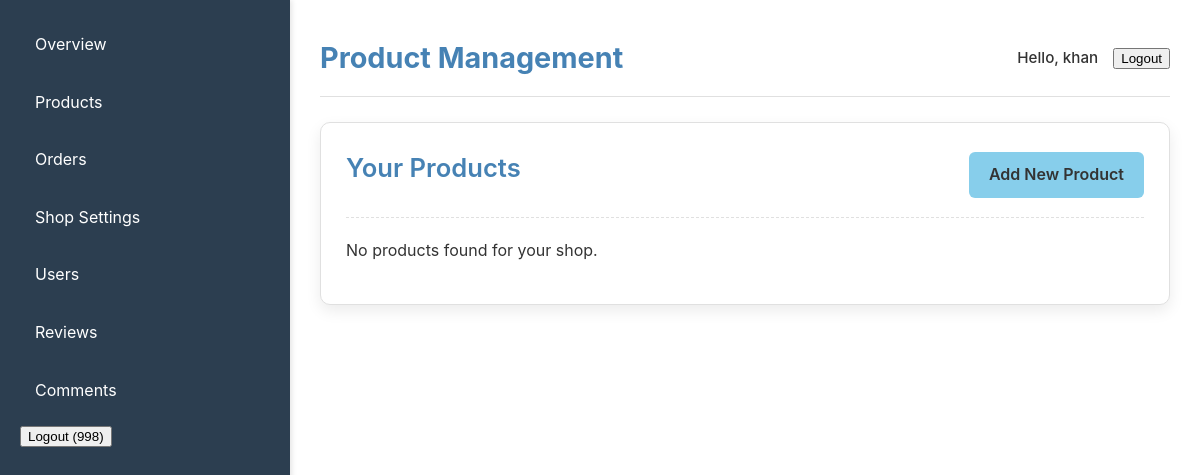
/dashboard/products/ (signed in), run on an earlier commit of the app's database.
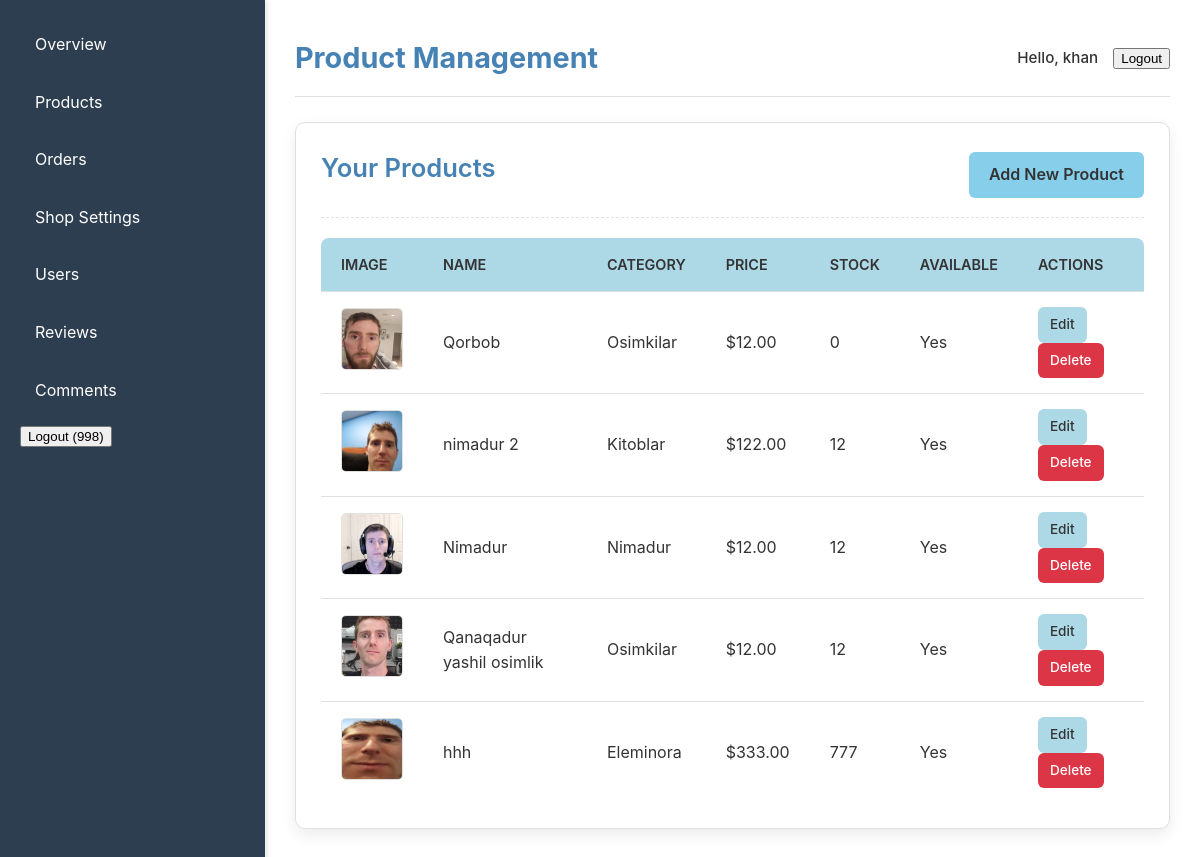
And on a later commit of the database.
### core/models.py (models this page shows, shortened)
class CustomUser(AbstractUser):
    username = models.CharField(max_length=150, unique=False, blank=True, null=True) # Make username non-unique and nullable
    phone_number = models.CharField(max_length=20, unique=True, help_text="User's phone number, used for login.")
    address = models.TextField(blank=True, null=True)
    profile_picture = models.ImageField(upload_to='users/profile_pictures/', blank=True, null=True)
    is_seller = models.BooleanField(default=False, help_text="Designates whether this user can own a shop.")
    class RoleChoices(models.TextChoices):
        BUYER = 'buyer', 'Buyer'
        SELLER = 'seller', 'Seller'
        ADMIN = 'admin', 'Admin'
    role = models.CharField(
        max_length=10,
        choices=RoleChoices.choices,
        default=RoleChoices.BUYER,
        help_text="User's role in the system."
    )
    USERNAME_FIELD = 'phone_number' # This tells Django to use phone_number for login
    REQUIRED_FIELDS = ['first_name', 'last_name'] # Fields required when creating a user via createsuperuser command
    objects = CustomUserManager() # Assign our custom manager
    groups = models.ManyToManyField(
        'auth.Group',
        verbose_name=_('groups'),
        blank=True,
        help_text=_('The groups this user belongs to. A user will get all permissions granted to each of their groups.'),
        related_name="customuser_groups",
        related_query_name="customuser",
    )
    user_permissions = models.ManyToManyField(
        'auth.Permission',
        verbose_name=_('user permissions'),
        blank=True,
        help_text=_('Specific permissions for this user.'),
        related_name="customuser_user_permissions",
        related_query_name="customuser_permission",
    )
    class Meta(AbstractUser.Meta): # Inherit meta options from AbstractUser
        swappable = 'AUTH_USER_MODEL' # Important for custom user models
        verbose_name = _('user')
        verbose_name_plural = _('users')

class Product(models.Model):
    shop = models.ForeignKey(
        Shop,
        on_delete=models.CASCADE,
        related_name='products',
        help_text="The shop selling this product"
    )
    name = models.CharField(max_length=255)
    slug = models.SlugField(unique=True, max_length=255, blank=True) # Make blank=True for auto-generation
    description = models.TextField(blank=True, null=True)
    price = models.DecimalField(max_digits=10, decimal_places=2)
    category = models.ForeignKey(
        Category,
        on_delete=models.SET_NULL,
        null=True,
        blank=True,
        related_name='products'
    )
    stock = models.IntegerField(default=0)
    available = models.BooleanField(default=True, help_text="Is the product currently available for purchase?")
    created_at = models.DateTimeField(auto_now_add=True)
    updated_at = models.DateTimeField(auto_now=True)
    class Meta:
        ordering = ['-created_at']
    def get_main_image(self):
        main_image = self.images.filter(is_main=True).first()
        if main_image:
            return main_image.image.url
        first_image = self.images.first()
        if first_image:
            return first_image.image.url
        return settings.STATIC_URL + 'placeholder.png'

class ProductImage(models.Model):
    product = models.ForeignKey(
        'Product',
        on_delete=models.CASCADE,
        related_name='images'
    )
    image = models.ImageField(upload_to='products/images/')
    alt_text = models.CharField(max_length=255, blank=True, null=True, help_text="Alt text for accessibility")
    is_main = models.BooleanField(default=False, help_text="Set as the main image for the product")
    class Meta:
        verbose_name_plural = "Product Images"

class Category(models.Model):
    name = models.CharField(max_length=255, unique=True)
    slug = models.SlugField(unique=True, blank=True) # Make slug blank=True for auto-generation
    class Meta:
        verbose_name_plural = "Categories"
        ordering = ['name']

### dashboard/views.py (the view)
# urls.py: path('products/', views.product_list, name='product_list'),
@login_required
def product_list(request):
    if request.user.is_seller and hasattr(request.user, 'shop_profile'):
        products = Product.objects.filter(shop=request.user.shop_profile).order_by('-created_at')
    else:
        products = Product.objects.all().order_by('-created_at')
        if not request.user.is_superuser:
            products = Product.objects.none()
    context = {'products': products}
    return render(request, 'core/product_list.html', context)

### core/templates/core/product_list.html (shortened to what this page needs)
{% extends 'core/base_dashboard.html' %}
{% load static %}
{% block page_title %}Product Management{% endblock page_title %}
{% block content %}
    <div class="dashboard-card">
        <div class="card-header">
            <h2>Your Products</h2>
            <a href="{% url 'dashboard:product_create' %}" class="btn btn-primary">Add New Product</a>
        </div>
        <div class="card-body">
            {% if products %}
            <table>
                <thead>
                    <tr>
                        <th>Image</th>
                        <th>Name</th>
                        <th>Category</th>
                        <th>Price</th>
                        <th>Stock</th>
                        <th>Available</th>
                        <th>Actions</th>
                    </tr>
                </thead>
                <tbody>
                    {% for product in products %}
                    <tr>
                        <td><img src="{{ product.get_main_image }}" alt="{{ product.name }}" class="product-thumbnail"></td>
                        <td>{{ product.name }}</td>
                        <td>{{ product.category.name|default:"N/A" }}</td>
                        <td>${{ product.price }}</td>
                        <td>{{ product.stock }}</td>
                        <td>{{ product.available|yesno:"Yes,No" }}</td>
                        <td>
                            <a href="{% url 'dashboard:product_edit' product.slug %}" class="btn btn-sm btn-secondary">Edit</a>
                            <a href="{% url 'dashboard:product_delete' product.slug %}" class="btn btn-sm btn-danger">Delete</a>
                        </td>
                    </tr>
                    {% endfor %}
                </tbody>
            </table>
            {% else %}
            <p>No products found for your shop.</p>
            {% endif %}
        </div>
    </div>
{% endblock content %}

### core/templates/core/base_dashboard.html (shortened to what this page needs)
<!DOCTYPE html>
<html lang="en">
{% load static %}
<head>
    <link rel="stylesheet" href="{% static 'css/dashboard.css' %}">
</head>
<body>
    <div class="dashboard-wrapper">
        <aside class="sidebar">
            <nav>
                <ul>
                    <li><a href="{% url 'dashboard:dashboard_overview' %}">Overview</a></li>
                    <li><a href="{% url 'dashboard:product_list' %}">Products</a></li>
                    <li><a href="{% url 'dashboard:order_list' %}">Orders</a></li>
                    {% if user.is_seller %}
                    <li><a href="{% url 'dashboard:shop_settings' %}">Shop Settings</a></li>
                    {% endif %}
                    {% if user.is_superuser %}
                    <li><a href="{% url 'dashboard:user_management' %}">Users</a></li>
                    {% endif %}
                    <li><a href="{% url 'dashboard:review_list' %}">Reviews</a></li>
                    <li><a href="{% url 'dashboard:comment_list' %}">Comments</a></li>
                    {% if user.is_authenticated and request.resolver_match.url_name != 'login' %}
                        <li>
                            <form action="{% url 'logout' %}" method="post" style="display: inline;">
                                <button type="submit" class="logout-button">Logout ({{ user.phone_number }})</button>
                            </form>
                        </li>
                    {% else %}
                        <li><a href="{% url 'login' %}">Login</a></li>
                        <li><a href="{% url 'register' %}">Register</a></li>
                    {% endif %}
                </ul>
            </nav>
        </aside>
        <main class="main-content">
            <header class="top-nav">
                <h1>{% block page_title %}{% endblock page_title %}</h1>
                <div class="user-info">
                    <span>Hello, {{ user.first_name }}</span>
                    <form action="{% url 'logout' %}" method="post" style="display: inline;">
                        <button type="submit" class="logout-button">Logout</button>
                    </form>
                </div>
            </header>
            <div class="content-area">
                {% block content %}
                {% endblock content %}
            </div>
        </main>
    </div>
    </body>
</html>

### static/css/dashboard.css (style rules this page uses)
:root { --color-primary-light-blue: #87CEEB; --color-secondary-light-blue: #ADD8E6; --color-text-blue: #4682B4; --color-background-white: #FFFFFF; --color-text-dark: #333333; --color-text-light: #666666; --color-border: #e0e0e0; --color-sidebar-bg: #2c3e50; }
body { font-family: 'Inter', 'Arial', 'Helvetica', sans-serif; margin: 0; background-color: var(--color-background-white); color: var(--color-text-dark); line-height: 1.6; }
h1, h2, h3, h4, h5, h6 { color: var(--color-text-blue); margin-top: 0; margin-bottom: 0.5em; }
.dashboard-wrapper { display: flex; min-height: 100vh; }
.sidebar { width: 250px; background-color: var(--color-sidebar-bg); color: white; padding: 20px; box-shadow: 2px 0 5px rgba(0,0,0,0.1); }
.sidebar nav ul { list-style: none; padding: 0; margin: 0; }
.sidebar nav ul li a { color: white; text-decoration: none; display: flex; align-items: center; padding: 12px 15px; border-radius: 6px; margin-bottom: 8px; transition: background-color 0.2s ease, color 0.2s ease; }
.main-content { flex-grow: 1; padding: 20px 30px; }
.top-nav { display: flex; justify-content: space-between; align-items: center; padding: 15px 0; border-bottom: 1px solid var(--color-border); margin-bottom: 25px; }
.top-nav h1 { margin: 0; font-size: 1.8em; color: var(--color-text-blue); }
.user-info { display: flex; align-items: center; gap: 15px; font-size: 0.95em; }
.user-info span { font-weight: 500; }
.dashboard-card { background-color: var(--color-background-white); border-radius: 10px; box-shadow: 0px 6px 15px rgba(0, 0, 0, 0.08); padding: 25px; margin-bottom: 25px; border: 1px solid var(--color-border); }
.card-header { display: flex; justify-content: space-between; align-items: center; margin-bottom: 20px; padding-bottom: 15px; border-bottom: 1px dashed var(--color-border); }
.card-header h2 { font-size: 1.6em; color: var(--color-text-blue); font-weight: 600; }
.btn { padding: 10px 20px; border-radius: 6px; text-decoration: none; font-weight: 600; cursor: pointer; border: none; transition: background-color 0.2s ease, color 0.2s ease, transform 0.1s ease; display: inline-flex; align-items: center; gap: 8px; }
.btn-primary { background-color: var(--color-primary-light-blue); color: var(--color-text-dark); }
.btn-secondary { background-color: var(--color-secondary-light-blue); color: var(--color-text-dark); }
.btn-danger { background-color: #dc3545; color: white; }
.btn-sm { padding: 7px 12px; font-size: 0.85em; font-weight: 500; }
table { width: 100%; border-collapse: separate; border-spacing: 0; margin-top: 20px; background-color: var(--color-background-white); border-radius: 8px; overflow: hidden; }
table th, table td { padding: 15px 20px; border-bottom: 1px solid var(--color-border); text-align: left; }
table th { background-color: var(--color-secondary-light-blue); color: var(--color-text-dark); font-weight: 600; text-transform: uppercase; font-size: 0.9em; }
table tr:last-child td { border-bottom: none; }
.product-thumbnail { width: 60px; height: 60px; object-fit: cover; border-radius: 5px; border: 1px solid var(--color-border); }

What changed in the data, as far as the page shows it:
added Product: get_main_image (picture), name "Qorbob", category.name "Osimkilar", price "12.00", stock "0", available "Yes"
added Product: get_main_image (picture), name "nimadur 2", category.name "Kitoblar", price "122.00", stock "12", available "Yes"
added Product: get_main_image (picture), name "Nimadur", category.name "Nimadur", price "12.00", stock "12", available "Yes"
added Product: get_main_image (picture), name "Qanaqadur yashil osimlik", category.name "Osimkilar", price "12.00", stock "12", available "Yes"
added Product: get_main_image (picture), name "hhh", category.name "Eleminora", price "333.00", stock "777", available "Yes"
Also different on the page:
text no longer shown: "No products found for your shop."
text now shown: "IMAGE NAME CATEGORY PRICE STOCK AVAILABLE ACTIONS"
